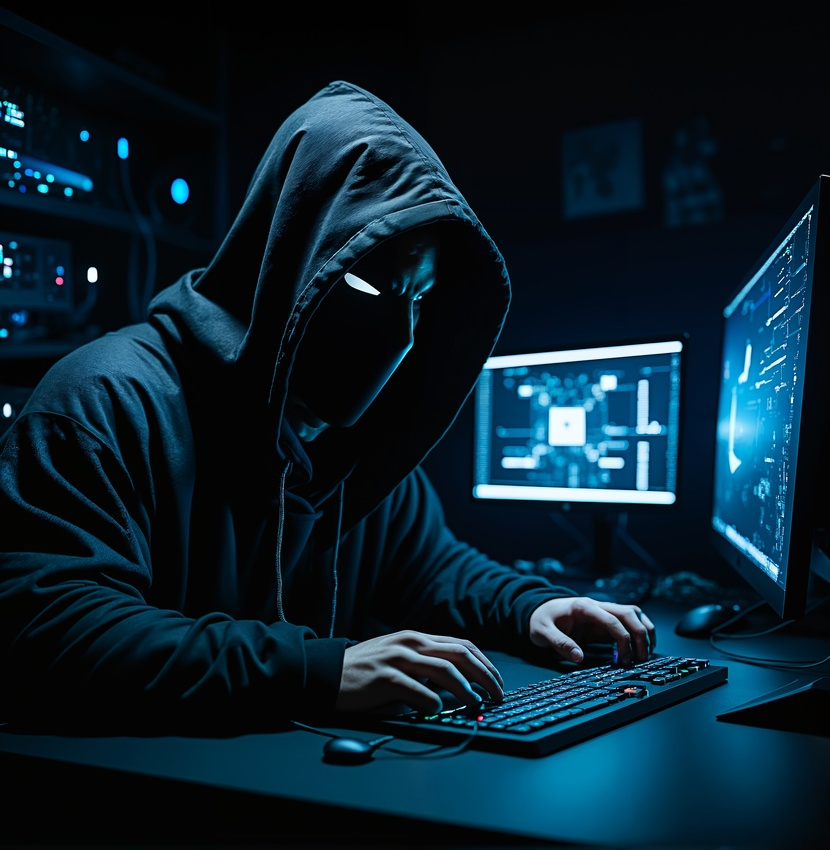
#> input picture input.jpg, 830 x 850 px, shrunk from 1876 x 1920 before the run
$ python Encrypt_Decrypt_Image.py
#> lines starting #> are read from the running program, lines starting #| are printed output that depends on the picture
from PIL import Image

def encrypt_image(input_path, output_path):
#> called with input_path = './input.jpg', output_path = './Encrypted_image.jpg'
    img = Image.open(input_path)
#> img is the input picture: PIL image 830x850 RGB; mean R, G, B 10.4, 33, 45.6
    pixels = img.load()

    width, height = img.size
#> width = 830; height = 850

    for i in range(width):
        for j in range(height):
            r, g, b = pixels[i, j]

            # swapping red and blue channels
            encrypted_pixel = (b, g, r)

            pixels[i, j] = encrypted_pixel

    img.save(output_path)
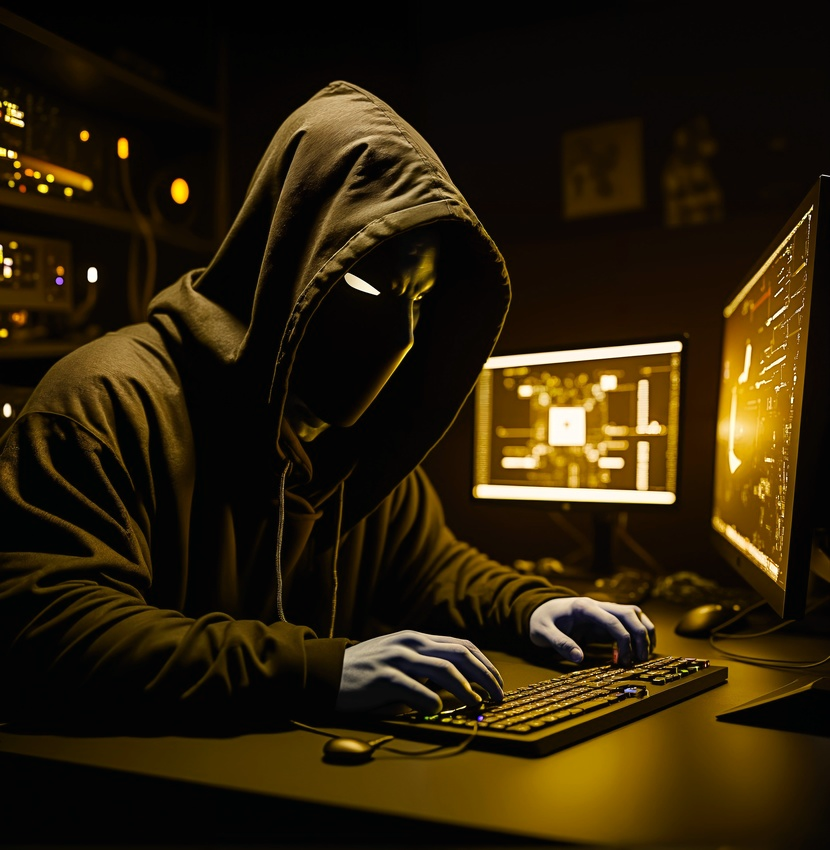
#> saved as Encrypted_image.jpg: PIL image 830x850 RGB; mean R, G, B 45.6, 33, 10.4
    print("Image encrypted successfully!")

def decrypt_image(input_path, output_path):
#> called with input_path = './Encrypted_image.jpg', output_path = './Decrypted_image.jpg'
    img = Image.open(input_path)
    pixels = img.load()

    width, height = img.size
#> width = 830; height = 850

    for i in range(width):
        for j in range(height):
            r, g, b = pixels[i, j]

            # swapping red and blue channels back
            decrypted_pixel = (b, g, r)

            pixels[i, j] = decrypted_pixel

    img.save(output_path)
    print("Image decrypted successfully!")

# Image paths
input_image = r"./input.jpg"
encrypted_image = r"./Encrypted_image.jpg"
decrypted_image = r"./Decrypted_image.jpg"

# Encrypt the image
encrypt_image(input_image, encrypted_image)

# Decrypt the image
decrypt_image(encrypted_image, decrypted_image)
